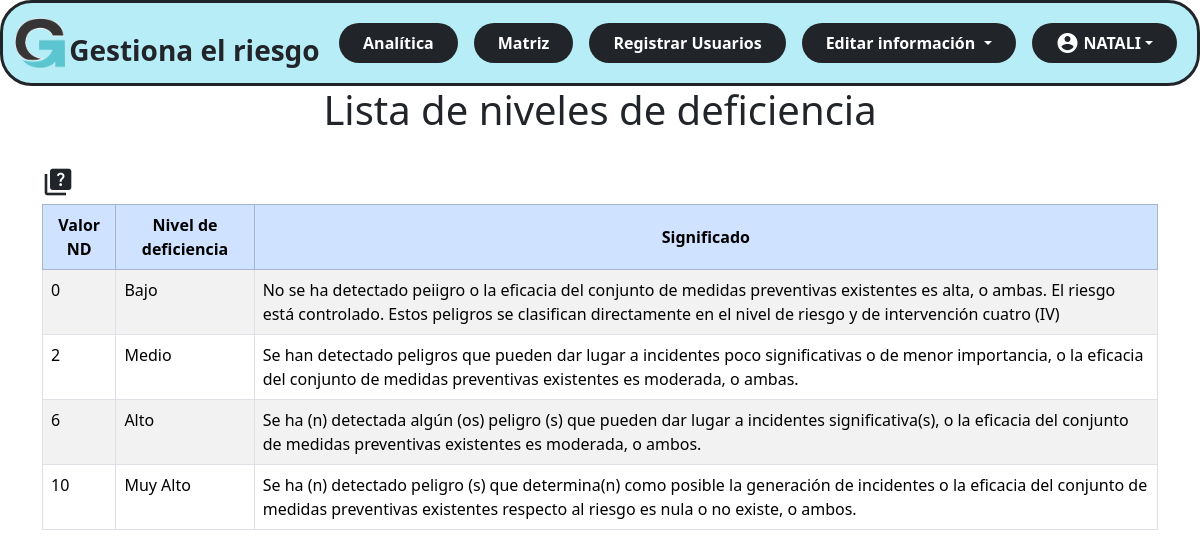
/administrador/nivelesdeficiencia.php (signed in), run on the app's committed database.
### tables this page shows
CREATE TABLE `tblniveldeficiencia` (
  `ValorNivelDeficiencia` int(2) NOT NULL,
  `Nombre` varchar(20) NOT NULL,
  `Significado` varchar(300) NOT NULL
);

### administrador/nivelesdeficiencia.php (the view, shortened to what this page needs)
<!DOCTYPE html>
<html lang="en">
<head>
    <?php
    include ('vistas\nav.php');
    include ('conexion.php');
    ?>
    <link rel="stylesheet" href="style.css">
</head>
<body>
    <div class="container-fluid">
        <h1>Lista de niveles de deficiencia</h1>
    </div>
    <br>
    <div class="container">
        <div>
            <a type="button" role="button" tabindex="0" class="text-dark"
                data-bs-toggle="popover" data-bs-trigger="focus" data-bs-placement="right"
                data-bs-custom-class="custom-popover"
                data-bs-title="¿Por qué no puedo agregar, eliminar o editar nuevos niveles?"
                data-bs-content="Los niveles mostrados en la tabla son los establecidos por la GTC-45(Guia tecnica colombiana) esto para una mayor compresión y facilidad a la hora de valorar peligros, por esa razon los valores mostrados no pueden ser cambiados o no en la versión actual del programa.">
                <span class="material-icons fs-2">
            </span>
            </a>
        </div>
        <div class="table-responsive">
            <table id="tbl_id" class="table table-bordered table-striped">
                <thead class="table-primary align-middle text-center">
                    <tr>
                        <th>Valor ND</th>
                        <th>Nivel de deficiencia</th>
                        <th>Significado</th>
                    </tr>
                </thead>
                <tbody>
                    <?php
                    $niveldeficiencia = $con->query("SELECT * FROM tblniveldeficiencia");
                    foreach ($niveldeficiencia as $nd) {
                        ?>
                        <tr>
                            <td><?php echo $nd['ValorNivelDeficiencia']; ?></td>
                            <td><?php echo $nd['Nombre']; ?></td>
                            <td><?php echo $nd['Significado']; ?></td>
                        </tr>
                        <?php
                    }
                    ?>
                </tbody>
            </table>
        </div>
    </div>
</body>
</html>

### css/style_admin.css (style rules this page uses)
h1 { text-align: center; }

### data on the page
tblniveldeficiencia: ValorNivelDeficiencia "0", Nombre "Bajo", Significado "No se ha detectado peiigro o la eficacia del conjunto de medidas preventivas existentes es alta, o ambas. El riesgo está controlado. Estos peligros se clasifican directamente en el nivel de riesgo y de intervención cuatro (IV)"
tblniveldeficiencia: ValorNivelDeficiencia "2", Nombre "Medio", Significado "Se han detectado peligros que pueden dar lugar a incidentes poco significativas o de menor importancia, o la eficacia del conjunto de medidas preventivas existentes es moderada, o ambas."
tblniveldeficiencia: ValorNivelDeficiencia "6", Nombre "Alto", Significado "Se ha (n) detectada algún (os) peligro (s) que pueden dar lugar a incidentes significativa(s), o la eficacia del conjunto de medidas preventivas existentes es moderada, o ambos."
tblniveldeficiencia: ValorNivelDeficiencia "10", Nombre "Muy Alto", Significado "Se ha (n) detectado peligro (s) que determina(n) como posible la generación de incidentes o la eficacia del conjunto de medidas preventivas existentes respecto al riesgo es nula o no existe, o ambos."

### other printed values
$_SESSION['nombre'] "NATALI"
